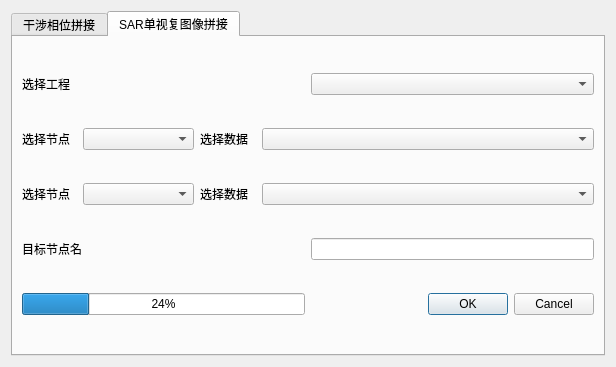
<?xml version="1.0" encoding="UTF-8"?>
<ui version="4.0">
 <class>S1_frame_merge</class>
 <widget class="QWidget" name="S1_frame_merge">
  <property name="geometry">
   <rect>
    <x>0</x>
    <y>0</y>
    <width>616</width>
    <height>367</height>
   </rect>
  </property>
  <property name="windowTitle">
   <string>哨兵一号相邻frame拼接</string>
  </property>
  <property name="windowIcon">
   <iconset resource="../QtWidgetsApplication3.qrc">
    <normaloff>:/QtWidgetsApplication3/bin/icon/frame_merge.png</normaloff>:/QtWidgetsApplication3/bin/icon/frame_merge.png</iconset>
  </property>
  <layout class="QVBoxLayout" name="verticalLayout">
   <item>
    <widget class="QTabWidget" name="tabWidget">
     <property name="currentIndex">
      <number>1</number>
     </property>
     <widget class="QWidget" name="tab">
      <attribute name="title">
       <string>干涉相位拼接</string>
      </attribute>
      <layout class="QVBoxLayout" name="verticalLayout_2"/>
     </widget>
     <widget class="QWidget" name="tab_2">
      <attribute name="title">
       <string>SAR单视复图像拼接</string>
      </attribute>
      <layout class="QVBoxLayout" name="verticalLayout_3">
       <item>
        <layout class="QHBoxLayout" name="horizontalLayout" stretch="5,5">
         <item>
          <widget class="QLabel" name="label">
           <property name="text">
            <string>选择工程</string>
           </property>
          </widget>
         </item>
         <item>
          <widget class="QComboBox" name="comboBox_project"/>
         </item>
        </layout>
       </item>
       <item>
        <layout class="QHBoxLayout" name="horizontalLayout_2" stretch="1,2,1,6">
         <item>
          <widget class="QLabel" name="label_2">
           <property name="text">
            <string>选择节点</string>
           </property>
          </widget>
         </item>
         <item>
          <widget class="QComboBox" name="comboBox_node1"/>
         </item>
         <item>
          <widget class="QLabel" name="label_3">
           <property name="text">
            <string>选择数据</string>
           </property>
          </widget>
         </item>
         <item>
          <widget class="QComboBox" name="comboBox_data1"/>
         </item>
        </layout>
       </item>
       <item>
        <layout class="QHBoxLayout" name="horizontalLayout_3" stretch="1,2,1,6">
         <item>
          <widget class="QLabel" name="label_4">
           <property name="text">
            <string>选择节点</string>
           </property>
          </widget>
         </item>
         <item>
          <widget class="QComboBox" name="comboBox_node2"/>
         </item>
         <item>
          <widget class="QLabel" name="label_5">
           <property name="text">
            <string>选择数据</string>
           </property>
          </widget>
         </item>
         <item>
          <widget class="QComboBox" name="comboBox_data2"/>
         </item>
        </layout>
       </item>
       <item>
        <layout class="QHBoxLayout" name="horizontalLayout_4" stretch="5,5">
         <item>
          <widget class="QLabel" name="label_6">
           <property name="text">
            <string>目标节点名</string>
           </property>
          </widget>
         </item>
         <item>
          <widget class="QLineEdit" name="lineEdit_dstnode"/>
         </item>
        </layout>
       </item>
       <item>
        <layout class="QHBoxLayout" name="horizontalLayout_5">
         <item>
          <widget class="QProgressBar" name="progressBar">
           <property name="value">
            <number>24</number>
           </property>
          </widget>
         </item>
         <item>
          <widget class="QDialogButtonBox" name="buttonBox">
           <property name="standardButtons">
            <set>QDialogButtonBox::Cancel|QDialogButtonBox::Ok</set>
           </property>
          </widget>
         </item>
        </layout>
       </item>
      </layout>
     </widget>
    </widget>
   </item>
  </layout>
 </widget>
 <resources>
  <include location="../QtWidgetsApplication3.qrc"/>
 </resources>
 <connections/>
</ui>
